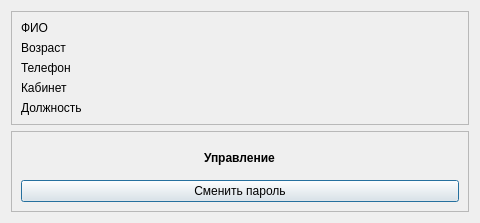
<?xml version="1.0" encoding="UTF-8"?>
<ui version="4.0">
 <class>DoctorPanel</class>
 <widget class="QDialog" name="DoctorPanel">
  <property name="geometry">
   <rect>
    <x>0</x>
    <y>0</y>
    <width>480</width>
    <height>223</height>
   </rect>
  </property>
  <property name="windowTitle">
   <string>Dialog</string>
  </property>
  <layout class="QVBoxLayout" name="verticalLayout_5">
   <item>
    <widget class="QFrame" name="frame">
     <property name="frameShape">
      <enum>QFrame::StyledPanel</enum>
     </property>
     <property name="frameShadow">
      <enum>QFrame::Raised</enum>
     </property>
     <layout class="QVBoxLayout" name="verticalLayout_2">
      <item>
       <layout class="QVBoxLayout" name="verticalLayout">
        <item>
         <widget class="QLabel" name="label_FIO">
          <property name="text">
           <string>ФИО</string>
          </property>
         </widget>
        </item>
        <item>
         <widget class="QLabel" name="label_age">
          <property name="text">
           <string>Возраст</string>
          </property>
         </widget>
        </item>
        <item>
         <widget class="QLabel" name="label_telephone">
          <property name="text">
           <string>Телефон</string>
          </property>
         </widget>
        </item>
        <item>
         <widget class="QLabel" name="label_cabinet">
          <property name="text">
           <string>Кабинет</string>
          </property>
         </widget>
        </item>
        <item>
         <widget class="QLabel" name="label_post">
          <property name="text">
           <string>Должность</string>
          </property>
         </widget>
        </item>
       </layout>
      </item>
     </layout>
    </widget>
   </item>
   <item>
    <widget class="QFrame" name="frame_2">
     <property name="frameShape">
      <enum>QFrame::StyledPanel</enum>
     </property>
     <property name="frameShadow">
      <enum>QFrame::Raised</enum>
     </property>
     <layout class="QVBoxLayout" name="verticalLayout_4">
      <item alignment="Qt::AlignHCenter">
       <widget class="QLabel" name="label">
        <property name="font">
         <font>
          <weight>75</weight>
          <bold>true</bold>
         </font>
        </property>
        <property name="text">
         <string>Управление</string>
        </property>
       </widget>
      </item>
      <item>
       <layout class="QVBoxLayout" name="verticalLayout_3">
        <item>
         <widget class="QPushButton" name="button_changePassword">
          <property name="font">
           <font>
            <pointsize>9</pointsize>
           </font>
          </property>
          <property name="text">
           <string>Сменить пароль</string>
          </property>
         </widget>
        </item>
       </layout>
      </item>
     </layout>
    </widget>
   </item>
  </layout>
 </widget>
 <resources/>
 <connections/>
</ui>
